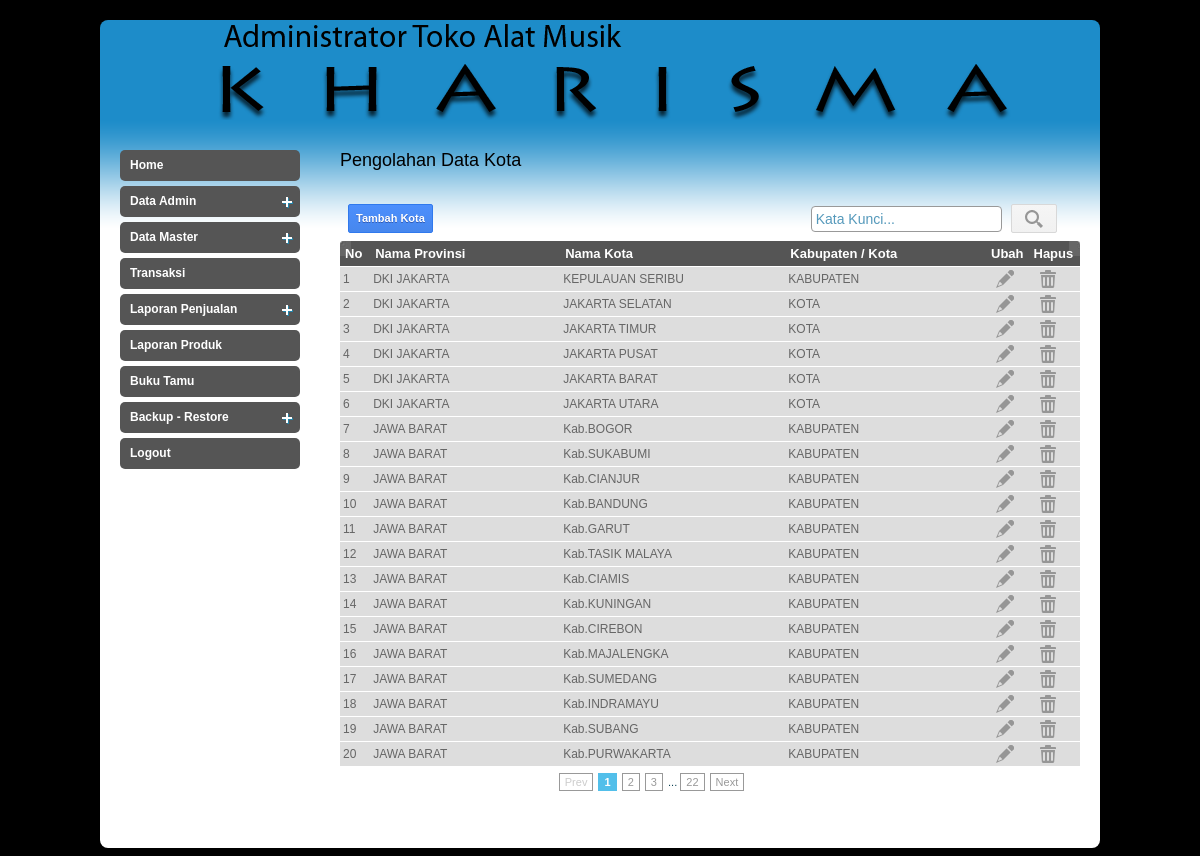
The page /admin/index.php?page=kota (signed in) on the database its author committed.
### tables this page shows
CREATE TABLE `t_kota` (
  `id_kota` int(10) NOT NULL auto_increment,
  `id_provinsi` int(10) default NULL,
  `nama_kota` varchar(50) default NULL,
  `kabkota` varchar(20) default NULL,
  UNIQUE KEY `kota#PX` (`id_kota`),
  KEY `id_provinsi` (`id_provinsi`)
);

CREATE TABLE `t_provinsi` (
  `id_provinsi` int(10) NOT NULL auto_increment,
  `nama_provinsi` varchar(30) default NULL,
  KEY `id_prov` (`id_provinsi`)
);

### admin/inc/kota.php (the view, shortened to what this page needs)
<h2>Pengolahan Data Kota</h2>
    <?php
if(isset($_GET['act'])){
	if($_GET['act'] == 'add'){
	?>
    <form action="" method="post" id="registrationform">
        <table>
        	<tr>
            	<td><label for="provinsi">Nama Provinsi :</label></td>
            	<td>
                		<select size="1" name="provinsi" id="provinsi" class="inputan">
                        <?php
						$qprov = mysql_query("SELECT * FROM t_provinsi");
						while($dprov = mysql_fetch_array($qprov)){
						?>
                        	<option value="<?php echo $dprov['id_provinsi']; ?>"><?php echo $dprov['nama_provinsi']; ?></option>
                        <?php
						}
						?>
                        </select>
               	</td>
            </tr>
        	<tr>
            	<td><label for="kota">Nama Kota :</label></td>
            	<td><input type="text" name="kota" id="kota" size="49" maxlength="128" class="inputan"/></td>
            </tr>
        	<tr>
            	<td><label for="jenis">Jenis Kota :</label></td>
            	<td>
                		<select size="1" name="jenis" id="jenis" class="inputan">
                        	<option value="KOTA">KOTA</option>
                        	<option value="KABUPATEN">KABUPATEN</option>
                        </select>
               	</td>
            </tr>
        	<tr>
            	<td colspan="2" align="center">
                	<button name="save" class="blue"/><span class="label1">Simpan</span></button>
                    <a class="button red" href="?page=kota"/><span class="label1">Batal</span></a>
                </td>
            </tr>
        </table>
	</form>
    <?php
	}
	elseif($_GET['act'] == 'edit'){
	$id_kota = addslashes($_GET['idk']);
	$qkota = mysql_query("SELECT * FROM t_kota a, t_provinsi b
						 WHERE a.id_provinsi = b.id_provinsi
						 AND a.id_kota = '$id_kota'");
	$dkota = mysql_fetch_array($qkota);
	?>
    <form action="" method="post" onSubmit="return conf();" id="registrationform">
        <table>
        	<tr>
            	<td><label for="provinsi">Nama Provinsi :</label></td>
            	<td>
                		<select size="1" name="provinsi" id="provinsi" class="inputan">
                        <?php
						$qprov = mysql_query("SELECT * FROM t_provinsi");
						while($dprov = mysql_fetch_array($qprov)){
						?>
                        	<option value="<?php echo $dprov['id_provinsi']; ?>" <?php echo($dprov['id_provinsi'] == $dkota['id_provinsi'])?"selected":""; ?>><?php echo $dprov['nama_provinsi']; ?></option>
                        <?php
						}
						?>
                        </select>
               	</td>
            </tr>
        	<tr>
            	<td><label for="kota">Nama Kota :</label></td>
            	<td><input type="text" name="kota" id="kota" size="49" maxlength="128" value="<?php echo $dkota['nama_kota']; ?>" class="inputan"/></td>
            </tr>
        	<tr>
            	<td><label for="jenis">Jenis Kota :</label></td>
            	<td>
                		<select size="1" name="jenis" id="jenis" class="inputan">
                        	<option value="KOTA" <?php echo($dkota['kabkota'] == 'KOTA')?"selected":""; ?>>KOTA</option>
                        	<option value="KABUPATEN" <?php echo($dkota['kabkota'] == 'KABUPATEN')?"selected":""; ?>>KABUPATEN</option>
                        </select>
               	</td>
            </tr>
        	<tr>
            	<td colspan="2" align="center"><input type="hidden" name="id_kota" value="<?php echo $id_kota; ?>" />
                	<button name="update" class="blue"/><span class="label1">Ubah</span></button>
                    <a class="button red" href="?page=kota"/><span class="label1">Batal</span></a>
                </td>
            </tr>
        </table>
	</form>
    <?php
	}
}
else{
$batas   = 20;
if(empty($halaman)){
	$posisi  = 0;
	$halaman = 1;
}
else{
	$posisi = ($halaman-1) * $batas;
}
?>
	<table width="100%" style=" margin-top:10px;">
    <tr>
    <td align="right">
	<a href="?page=kota&act=add" class="button blue">
    <span class="label1">Tambah Kota</span></a>
    </td>
    <td align="right" width="70%">
    <form method="post" action="">
    	<input type="text" name="textcari" class="newsletter_input" value="<?php if(isset($_POST['textcari'])){ echo $_POST['textcari']; } else { echo "Kata Kunci..."; }?>" onBlur="if(this.value=='') this.value='Kata Kunci...';" onFocus="if(this.value=='Kata Kunci...') this.value='';" /></td><td>
        <button name="cari" class="action"/>
        <span class="icon icon198"></span></button>
    </td></tr>
    </table>
    <?php
	if(isset($_POST['textcari'])){
		$sqlquery = "AND nama_kota LIKE '%$_POST[textcari]%'";
	}
	else{
		$sqlquery = "";
	}
?>
<table width="592" id="rounded-corner">
    <thead>
    	<tr>
        	<th width="51" class="rounded-company" scope="col">No</th>
            <th width="444" class="rounded" scope="col">Nama Provinsi</th>
            <th width="444" class="rounded" scope="col">Nama Kota</th>
            <th width="444" class="rounded" scope="col">Kabupaten / Kota</th>
            <th width="32" class="rounded" scope="col">Ubah</th>
            <th width="45" class="rounded-q4" scope="col">Hapus</th>
        </tr>
    </thead>
    <tbody>
    	<?php
		$qkota = mysql_query("SELECT * FROM t_kota a, t_provinsi b
							WHERE a.id_provinsi = b.id_provinsi
							$sqlquery
							LIMIT $posisi,$batas");
		$kolom=1;
		$i=0;
		$no = $posisi+1;
		while($dkota = mysql_fetch_array($qkota)){
			if ($i >= $kolom){
				echo "<tr class='row$dkota[id_kota]'>";
			}
		?>
        	<td><?php echo $no; ?></td>
            <td><?php echo $dkota['nama_provinsi']; ?></td>
            <td><?php echo $dkota['nama_kota']; ?></td>
            <td><?php echo $dkota['kabkota']; ?></td>
            <td><a href="?page=kota&act=edit&idk=<?php echo $dkota['id_kota']; ?>" title="Ubah">
                	<span class="icon icon145"></span></a></td>
            <td>
            	<a href="<?php echo $dkota['id_kota']; ?>" id="kota" class="ask" title="Hapus">
                	<span class="icon icon186"></span></a></td>
        <?php
		$i++;
		$no++;
			if($i >= $kolom){
				echo "</tr>";
			}
		}
		?>
    </tbody>
</table>
<div class="pagination">
	<?php
	$tampil2 = mysql_query("SELECT * FROM t_kota a, t_provinsi as b
							WHERE a.id_provinsi = b.id_provinsi
							$sqlquery");
	$jmldata = mysql_num_rows($tampil2);
	$jmlhal  = ceil($jmldata/$batas);
	echo "<div class=paging>";
	if($halaman > 1){
		$prev=$halaman-1;
		echo "<span class=prevnext><a href='$_SERVER[PHP_SELF]?page=kota&halaman=$prev'>Prev</a></span> ";
	}
	else{
		echo "<span class=disabled>Prev</span> ";
	}
	$angka=($halaman > 3 ? " ... " : " ");
	for($i=$halaman-2;$i<$halaman;$i++)
	{
	  if ($i < 1)
		  continue;
	  $angka .= "<a href='$_SERVER[PHP_SELF]?page=kota&halaman=$i'>$i</a> ";
	}
	$angka .= "<span class=current>$halaman</span> ";
	for($i=$halaman+1;$i<($halaman+3);$i++)
	{
	  $angka .= "<a href='$_SERVER[PHP_SELF]?page=kota&halaman=$i'>$i</a> ";
	}
	$angka .= ($halaman+2<$jmlhal ? " ...
			  <a href='$_SERVER[PHP_SELF]?page=kota&halaman=$jmlhal'>$jmlhal</a> " : " ");
	echo "$angka ";
	if($halaman < $jmlhal){
		$next=$halaman+1;
		echo "<span class=prevnext><a href='$_SERVER[PHP_SELF]?page=kota&halaman=$next'>Next</a></span>";
	}
	else{
		echo "<span class=disabled>Next</span>";
	}
	echo "</div>";
}
	?>

### admin/style.css (style rules this page uses)
body { background:#000; font-family:Arial, Helvetica, sans-serif; padding:0; font-size:12px; margin-top:20px; color: #0e4354; }
a { color:#256c89; }
h2 { font-size:18px; color:#000; font-weight:normal; padding:0px 0 15px 0; margin:0px; clear:both; }
#rounded-corner { margin:0px; width:740px; text-align: left; border-collapse: collapse; }
#rounded-corner thead th.rounded-company { width:26px; background: #555555 url('images/left.jpg') left top no-repeat; }
#rounded-corner thead th.rounded-q4 { background: #555555 url('images/right.jpg') right top no-repeat; }
#rounded-corner th { padding: 5px; font-weight: bold; font-size: 13px; color: #FFF; background: #555; }
#rounded-corner td { padding: 3px; background:#ddd; border-top: 1px solid #fff; color: #666; }
div.pagination { width:625px; clear:both; padding:10px 0 10px 0; margin:0px; text-align:center; float:left; clear:both; font-size:11px; }
div.pagination a { padding: 2px 5px 2px 5px; margin-right: 2px; border: 1px solid #999; text-decoration: none; color: #999; }
div.pagination span.current { padding: 2px 5px 2px 5px; margin-right: 2px; border: 1px solid #52bfea; font-weight: bold; background-color: #52bfea; color: #FFF; }
div.pagination span.disabled { padding: 2px 5px 2px 5px; margin-right: 2px; border: 1px solid #999; color: #ccc; }
input[type=text],input[type=password], select, textarea { -moz-border-radius:4px; -webkit-border-radius:4px; border:1px solid #999; font-size:14px; color:#5599bb; padding:4px; }

### css/css3-buttons.css (style rules this page uses)
button, .button { text-decoration: none; text-shadow: 0 1px 0 #fff; font: bold 11px Helvetica, Arial, sans-serif; color: #444; line-height: 17px; height: 18px; display: inline-block; float: left; margin: 5px; padding: 5px 6px 4px 6px; background: #F3F3F3; border: solid 1px #D9D9D9; border-radius: 2px; -webkit-border-radius: 2px; -moz-border-radius: 2px; -webkit-transition: border-color .20s; -moz-transition: border-color .20s; -o-transition: border-color .20s; transition: border-color .20s; }
button { height: 29px !important; cursor: pointer; }
button.action, .button.action { border: 1px solid #D8D8D8 !important; background: #F2F2F2; background: -webkit-linear-gradient(top, #F5F5F5, #F1F1F1); background: -moz-linear-gradient(top, #F5F5F5, #F1F1F1); background: -ms-linear-gradient(top, #F5F5F5, #F1F1F1); background: -o-linear-gradient(top, #F5F5F5, #F1F1F1); -webkit-transition: border .20s; -moz-transition: border .20s; -o-transition: border .20s; transition: border .20s; }
button.blue, .button.blue { border: 1px solid #3079ED !important; background: #4B8DF8; background: -webkit-linear-gradient(top, #4C8FFD, #4787ED); background: -moz-linear-gradient(top, #4C8FFD, #4787ED); background: -ms-linear-gradient(top, #4C8FFD, #4787ED); background: -o-linear-gradient(top, #4C8FFD, #4787ED); -webkit-transition: border .20s; -moz-transition: border .20s; -o-transition: border .20s; transition: border .20s; }
.ddm span.label1, button span.label1, .button span.label1 { display: inline-block; float: left; line-height: 17px; height: 18px; padding: 0 1px; overflow: hidden; color: #444; -webkit-transition: color .20s; -moz-transition: color .20s; -o-transition: color .20s; transition: color .20s; }
button.blue .label1, .button.blue .label1 { color: #FFF !important; text-shadow: 0 1px 0 #2F5BB7 !important; }
.ddm span.icon, button span.icon, .icon, .button span.icon { background-image: url(../gambar/google+-ui-sprite-gray.png); display: inline-block; margin: 0 7px; float: left; line-height: 18px; height: 18px; width: 18px; max-width: 18px; overflow: hidden; text-indent: -9999px; background-repeat: no-repeat; -webkit-transition: background-image 0.20s linear; -moz-transition: background-image 0.20s linear; -o-transition: background-image 0.20s linear; transition: background-image 0.20s linear; }
span.icon145 { background-position: -72px -126px; }
span.icon186 { background-position: -90px -162px; }
span.icon198 { background-position: -306px -162px; }

### rows shown on the page
t_kota: id_provinsi.nama_provinsi "DKI JAKARTA", nama_kota "KEPULAUAN SERIBU", kabkota "KABUPATEN"
t_kota: id_provinsi.nama_provinsi "DKI JAKARTA", nama_kota "JAKARTA SELATAN", kabkota "KOTA"
t_kota: id_provinsi.nama_provinsi "DKI JAKARTA", nama_kota "JAKARTA TIMUR", kabkota "KOTA"
t_kota: id_provinsi.nama_provinsi "DKI JAKARTA", nama_kota "JAKARTA PUSAT", kabkota "KOTA"
t_kota: id_provinsi.nama_provinsi "DKI JAKARTA", nama_kota "JAKARTA BARAT", kabkota "KOTA"
t_kota: id_provinsi.nama_provinsi "DKI JAKARTA", nama_kota "JAKARTA UTARA", kabkota "KOTA"
t_kota: id_provinsi.nama_provinsi "JAWA BARAT", nama_kota "Kab.BOGOR", kabkota "KABUPATEN"
t_kota: id_provinsi.nama_provinsi "JAWA BARAT", nama_kota "Kab.SUKABUMI", kabkota "KABUPATEN"
t_kota: id_provinsi.nama_provinsi "JAWA BARAT", nama_kota "Kab.CIANJUR", kabkota "KABUPATEN"
t_kota: id_provinsi.nama_provinsi "JAWA BARAT", nama_kota "Kab.BANDUNG", kabkota "KABUPATEN"
t_kota: id_provinsi.nama_provinsi "JAWA BARAT", nama_kota "Kab.GARUT", kabkota "KABUPATEN"
t_kota: id_provinsi.nama_provinsi "JAWA BARAT", nama_kota "Kab.TASIK MALAYA", kabkota "KABUPATEN"
t_kota: id_provinsi.nama_provinsi "JAWA BARAT", nama_kota "Kab.CIAMIS", kabkota "KABUPATEN"
t_kota: id_provinsi.nama_provinsi "JAWA BARAT", nama_kota "Kab.KUNINGAN", kabkota "KABUPATEN"
t_kota: id_provinsi.nama_provinsi "JAWA BARAT", nama_kota "Kab.CIREBON", kabkota "KABUPATEN"
t_kota: id_provinsi.nama_provinsi "JAWA BARAT", nama_kota "Kab.MAJALENGKA", kabkota "KABUPATEN"
t_kota: id_provinsi.nama_provinsi "JAWA BARAT", nama_kota "Kab.SUMEDANG", kabkota "KABUPATEN"
t_kota: id_provinsi.nama_provinsi "JAWA BARAT", nama_kota "Kab.INDRAMAYU", kabkota "KABUPATEN"
t_kota: id_provinsi.nama_provinsi "JAWA BARAT", nama_kota "Kab.SUBANG", kabkota "KABUPATEN"
t_kota: id_provinsi.nama_provinsi "JAWA BARAT", nama_kota "Kab.PURWAKARTA", kabkota "KABUPATEN"

### other values the page prints
$halaman "1"
$jmlhal "22"
